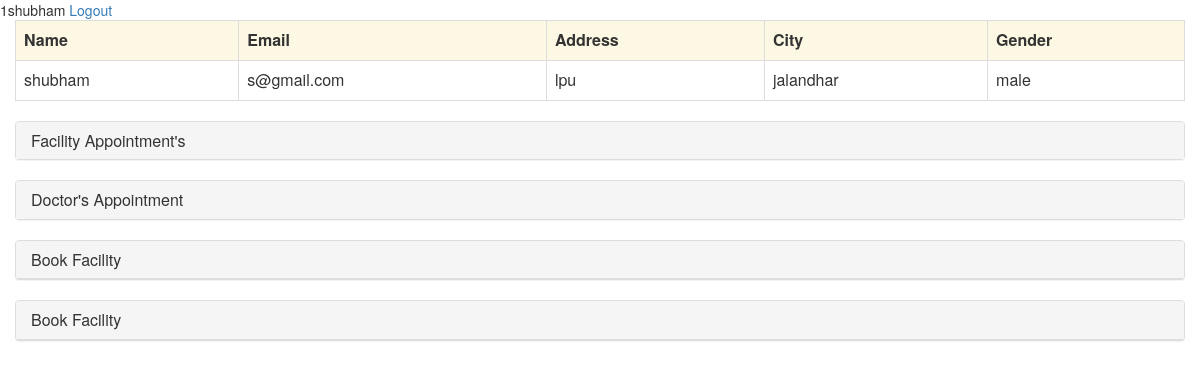
Screenshot of /user/profile.php (signed in) with the database file from the repository.
### tables this page shows
CREATE TABLE `users` (
  `id` int(10) NOT NULL,
  `email` varchar(255) NOT NULL,
  `pass` varchar(255) NOT NULL,
  `address` varchar(255) NOT NULL,
  `fullname` varchar(255) NOT NULL,
  `city` varchar(255) NOT NULL,
  `gender` varchar(255) NOT NULL
);

### user/profile.php (the view, shortened to what this page needs)
<?php
include('../include/config.php');
if(empty($_SESSION['id']))
{
  echo "<script>
    alert('Please Login To Continue');
    window.location.href='login.php';
    </script>";
}
else
{
  $id = $_SESSION['id'];
  $sql3 = "SELECT * FROM users WHERE id='$id'";
  $result =mysqli_query($conn,$sql3);
  if(mysqli_num_rows($result) > 0)
  {
    while($row = mysqli_fetch_assoc($result))
    {
      echo $row['fullname'];
    }
  }
  else
  {
    echo mysqli_error($conn);
  }
}
?>
<!DOCTYPE html>
<html lang="en">
<head>
  <!DOCTYPE html>
<html lang="en">
<head>
  <link rel="stylesheet" href="https://maxcdn.bootstrapcdn.com/bootstrap/3.4.0/css/bootstrap.min.css">
</head>
<body>
    <a href="logout.php">Logout</a>
    <div class="col-sm-12">
        <div class="card">
            <table class="table table-bordered table-responsive">
                <tr class="warning">
                        <th>Name</th>
                        <th>Email</th>
                        <th>Address</th>
                        <th>City</th>
                        <th>Gender</th>
                </tr>
                    <?php
                    $sql1 = "SELECT * from users where id ='$id'";
                    $result = mysqli_query($conn,$sql1);
                    if(mysqli_num_rows($result) > 0)
                        {
                            while($row = mysqli_fetch_assoc($result))
                            {
                                echo '<tr>
                                <td>'.$row["fullname"].'</td>
                                <td>'.$row["email"].'</td>
                                <td>'.$row["address"].'</td>
                                <td>'.$row["city"].'</td>
                                <td> '.$row["gender"].'</td>';
                            }
                        }
                        else
                        {
                          echo mysqli_error($conn);
                        }
                        ?>
                </tr>
            </table>
        </div>
    </div>
    <div class="col-sm-12">
        <div class="card">
            <div class="panel-group">
                <div class="panel panel-default">
                    <div class="panel-heading">
                    <h4 class="panel-title">
                        <a data-toggle="collapse" href="#collapse1">Facility Appointment's</a>
                    </h4>
                    </div>
                </div>
            </div>
        </div>
    </div>
    <div class="col-sm-12">
        <div class="card">
        <div class="panel-group">
            <div class="panel panel-default">
                <div class="panel-heading">
                <h4 class="panel-title">
                    <a data-toggle="collapse" href="#collapse2">Doctor's Appointment</a>
                </h4>
                </div>
            </div>
        </div>
        </div>
    </div>
    <div class="col-md-12 ">
        <div class="card">
                <div class="panel panel-default">
                    <div class="panel-heading">
                        <h5 class="panel-title">
                        <a data-toggle="collapse" href="#collapse3">Book Facility</a></h5>
                    </div>
                </div>
        </div>
    </div>
    <div class="col-md-12">
        <div class="card">
                <div class="panel panel-default">
                    <div class="panel-heading">
                        <h5 class="panel-title">
                        <a data-toggle="collapse" href="#collapse4">Book Facility</a></h5>
                    </div>
                </div>
        </div>
    </div>
</body>
</html>

### rows the page displays
users: fullname "shubham", email "s@gmail.com", address "lpu", city "jalandhar", gender "male"
